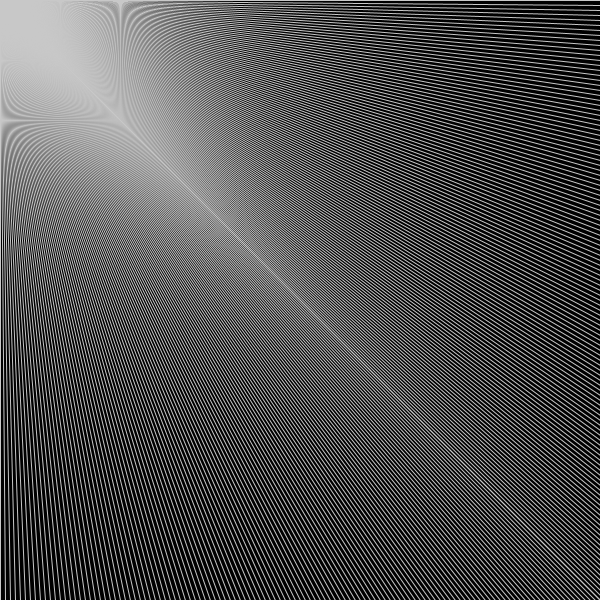
Frame 1 (no input)
Frame 60 (the mouse pressed at the canvas centre just before this capture): identical to frame 1, image omitted
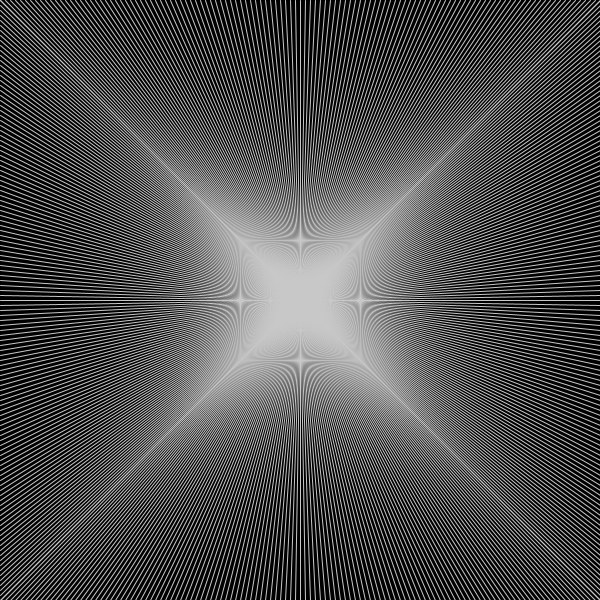
Frame 120 (the mouse held since frame 60 and released just before this capture)

The Processing sketch that drew these frames (run headless with seeded random() and noise(); from frame 60 on, the mouse is pressed at the canvas centre):

// Processing sketch: processing_179874
// ── processing_179874.pde

void setup() {
  size(600,600);
}

void draw() {
 background(0);
 stroke(200);
 for(int x = 0; x <= width; x += 5){
   line(x,0,mouseX,mouseY);
   line(x,height,mouseX,mouseY);
  }

  for(int y = 0; y <= height; y+= 5) {
    line(0,y,mouseX,mouseY);
    line(width,y,mouseX,mouseY);
  }
}
